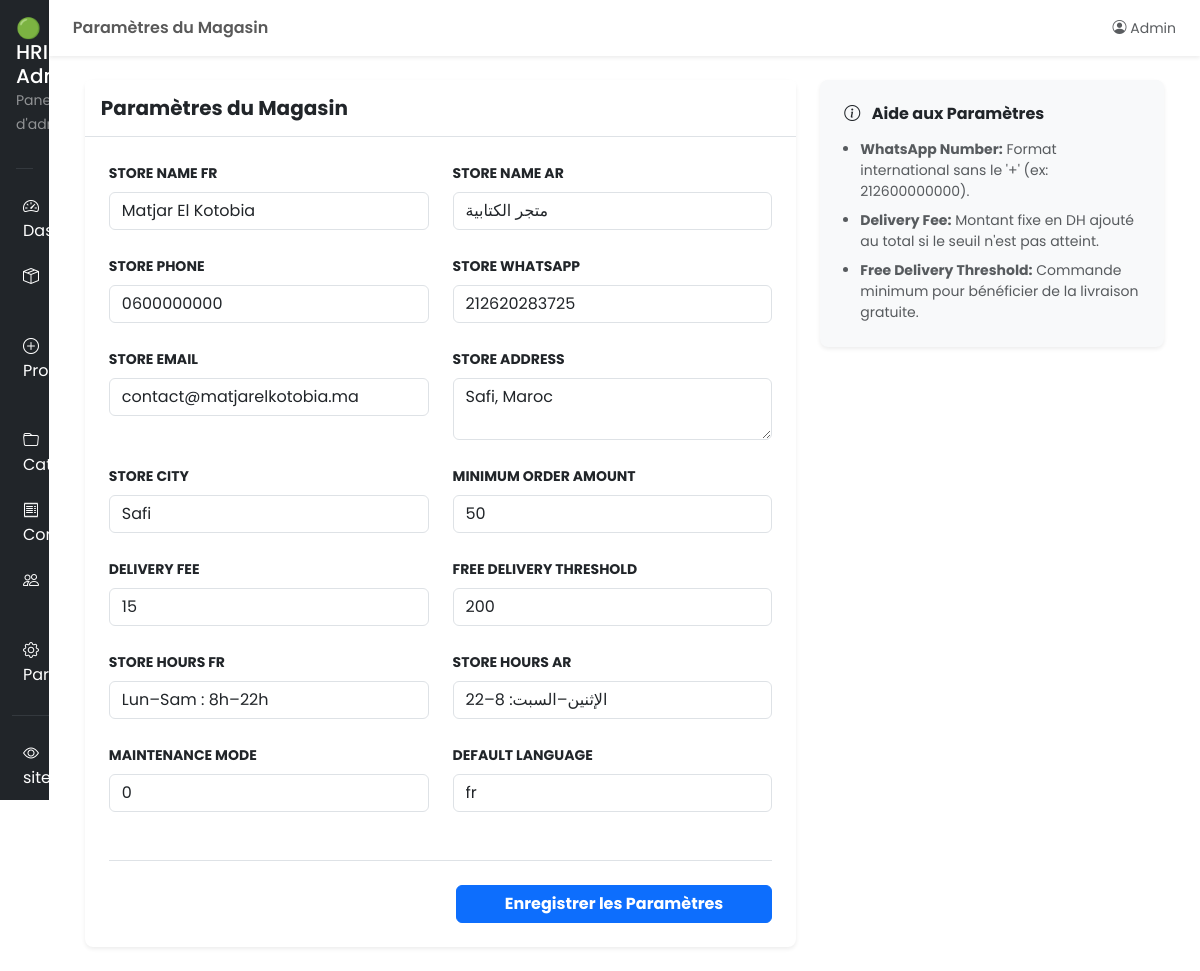
The app's page /admin/settings.php (signed in) with its own data.
### tables this page shows
CREATE TABLE IF NOT EXISTS `hri_settings` (
    `setting_id`            INT UNSIGNED    NOT NULL AUTO_INCREMENT,
    `setting_key`           VARCHAR(100)    NOT NULL                 COMMENT 'Machine-readable key (permanent)',
    `setting_value`         TEXT                     DEFAULT NULL    COMMENT 'Stored value',
    `setting_type`          ENUM('text','number','boolean','json')
                                            NOT NULL DEFAULT 'text'  COMMENT 'Value type for validation',
    `setting_group`         VARCHAR(50)     NOT NULL DEFAULT 'general'
                                                                     COMMENT 'Grouping for admin UI',
    `setting_label_fr`      VARCHAR(150)             DEFAULT NULL    COMMENT 'Human-readable label (FR)',
    `setting_label_ar`      VARCHAR(150)             DEFAULT NULL    COMMENT 'Human-readable label (AR)',
    `setting_updated_at`    DATETIME        NOT NULL DEFAULT CURRENT_TIMESTAMP
                                                     ON UPDATE CURRENT_TIMESTAMP,

     
    PRIMARY KEY (`setting_id`),
    UNIQUE KEY `uq_setting_key` (`setting_key`),

     
    INDEX `idx_setting_key`   (`setting_key`),
    INDEX `idx_setting_group` (`setting_group`)

);

### includes/functions.php (called while the page is built, shortened)
<?php
function execute_query(string $sql, array $params = []): PDOStatement
{
    global $db_connection;
    $stmt = $db_connection->prepare($sql);
    $stmt->execute($params);
    return $stmt;
}
function fetch_all(string $sql, array $params = []): array
{
    $stmt = execute_query($sql, $params);
    return $stmt->fetchAll();
}

### admin/settings.php (the view, shortened to what this page needs)
<?php
$admin_page_title = 'Paramètres du Magasin';
$settings = fetch_all("SELECT * FROM hri_settings ORDER BY setting_id ASC");
require_once __DIR__ . '/includes/admin_header.php';
?>
<div class="container-fluid">
    <div class="row">
        <div class="col-lg-8">
            <div class="card border-0 shadow-sm rounded-3">
                <div class="card-header bg-white border-bottom py-3">
                    <h5 class="fw-bold mb-0"><?= $admin_page_title ?></h5>
                </div>
                <div class="card-body p-4">
                    <form action="" method="POST">
                        <div class="row g-4">
                            <?php foreach ($settings as $s):
                                $label = str_replace('_', ' ', $s['setting_key']);
                                $label = ucwords($label);
                            ?>
                                <div class="col-md-6">
                                    <label class="form-label fw-bold small text-uppercase"><?= $label ?></label>
                                    <?php if ($s['setting_key'] == 'store_address'): ?>
                                        <textarea name="settings[<?= $s['setting_key'] ?>]" class="form-control" rows="2"><?= htmlspecialchars($s['setting_value']) ?></textarea>
                                    <?php else: ?>
                                        <input type="text" name="settings[<?= $s['setting_key'] ?>]" class="form-control" value="<?= htmlspecialchars($s['setting_value']) ?>">
                                    <?php endif; ?>
                                </div>
                            <?php endforeach; ?>
                        </div>
                        <div class="mt-5 pt-4 border-top text-end">
                            <button type="submit" class="btn btn-primary px-5 fw-bold">Enregistrer les Paramètres</button>
                        </div>
                    </form>
                </div>
            </div>
        </div>
        <div class="col-lg-4">
            <div class="card border-0 shadow-sm rounded-3 bg-light">
                <div class="card-body p-4">
                    <h6 class="fw-bold mb-3"><i class="bi bi-info-circle me-2"></i> Aide aux Paramètres</h6>
                    <ul class="small text-muted ps-3 mb-0">
                        <li class="mb-2"><strong>WhatsApp Number:</strong> Format international sans le '+' (ex: 212600000000).</li>
                        <li class="mb-2"><strong>Delivery Fee:</strong> Montant fixe en DH ajouté au total si le seuil n'est pas atteint.</li>
                        <li><strong>Free Delivery Threshold:</strong> Commande minimum pour bénéficier de la livraison gratuite.</li>
                    </ul>
                </div>
            </div>
        </div>
    </div>
</div>
<?php
require_once __DIR__ . '/includes/admin_footer.php';
?>

### records on screen
hri_settings: setting_key "STORE NAME FR", setting_value "Matjar El Kotobia"
hri_settings: setting_key "STORE NAME AR", setting_value "متجر الكتابية"
hri_settings: setting_key "STORE PHONE", setting_value "0600000000"
hri_settings: setting_key "STORE WHATSAPP", setting_value "212620283725"
hri_settings: setting_key "STORE EMAIL", setting_value "contact@matjarelkotobia.ma"
hri_settings: setting_key "STORE ADDRESS", setting_key+setting_value "Safi, Maroc"
hri_settings: setting_key "STORE CITY", setting_value "Safi"
hri_settings: setting_key "MINIMUM ORDER AMOUNT", setting_value "50"
hri_settings: setting_key "DELIVERY FEE", setting_value "15"
hri_settings: setting_key "FREE DELIVERY THRESHOLD", setting_value "200"
hri_settings: setting_key "STORE HOURS FR", setting_value "Lun–Sam : 8h–22h"
hri_settings: setting_key "STORE HOURS AR", setting_value "الإثنين–السبت: 8–22"
hri_settings: setting_key "MAINTENANCE MODE", setting_value "0"
hri_settings: setting_key "DEFAULT LANGUAGE", setting_value "fr"

### other values on screen
$admin_page_title "Paramètres du Magasin"
$_SESSION['hri_admin_name'] "Admin"
